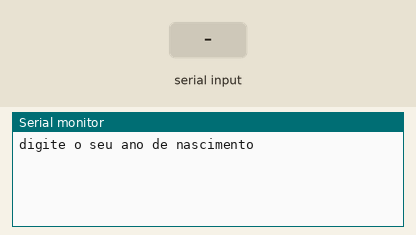
This sketch was run on a simulated Arduino Uno, built with avr-gcc and run on an emulated ATmega328P. Parts: the last lines printed to the serial monitor. Inputs (shaded band) come from the test bench.

Above: at 1.2 s.
1.3 s: "90,45\n" received over Serial
At 2.2 s:
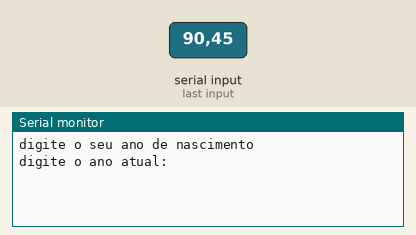
3.8 s: "30,150\n" received over Serial
At 7.9 s:
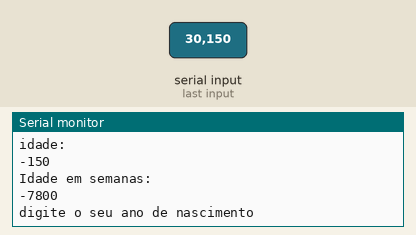
Timing chart, 0 to 9.4 s (numbered marks = the images above; inputs shaded):
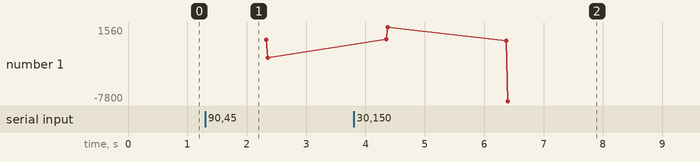

Measured:
- after the input at 1.3 s, the serial monitor: prints a new line after 0.50 s (image 1)
- after the input at 3.8 s, the serial monitor: prints a new line after 0.55 s (image 2)
- plotted number 1: -2340 → -7800 after the input at 3.8 s

The sketch:

LOPAL_EX_02.ino
```cpp
//Faça um programa que receba o ano de nascimento de uma pessoa e
//o ano atual. Calcule e imprima:
//a. A idade dessa pessoa
//b. Essa idade convertida em semana

//variaveis
int anoNasc = 0;
int anoAtual = 0;
int idadePessoa = 0;
int idadeSemana = 0;

void setup()
{
  Serial.begin(9600);
}

void loop()
{
  //entrada
  Serial.println("digite o seu ano de nascimento");
  while(! Serial.available() ){}
  anoNasc = Serial.parseInt();
  delay(500);

  Serial.println("digite o ano atual: ");
  while(! Serial.available() ){}
  anoAtual = Serial.parseInt();
  delay(500);

  //processamento
  idadePessoa = anoAtual - anoNasc;
  idadeSemana = idadePessoa * 52;

  //saida
  Serial.println("Resultados: ");
  Serial.println("idade: ");
  Serial.println(idadePessoa);
  Serial.println("Idade em semanas: ");
  Serial.println(idadeSemana);
}
```
